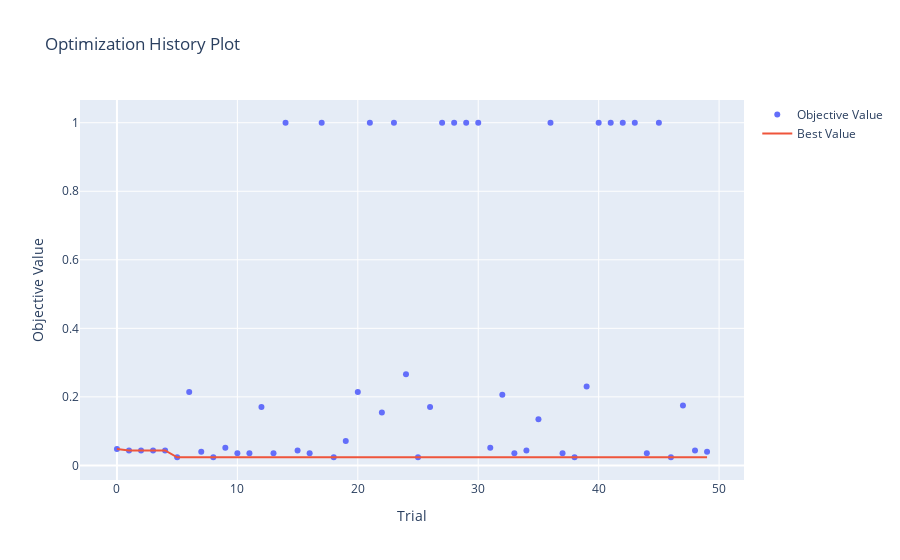

Write notebook code for a chart like this one.
### Code cell
plot_optimization_history(studyWithRandomSampler).show()
